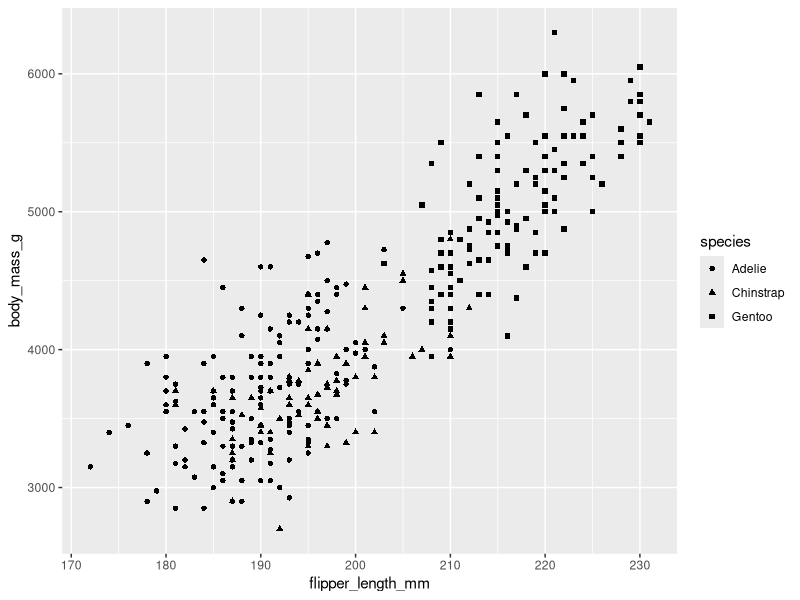
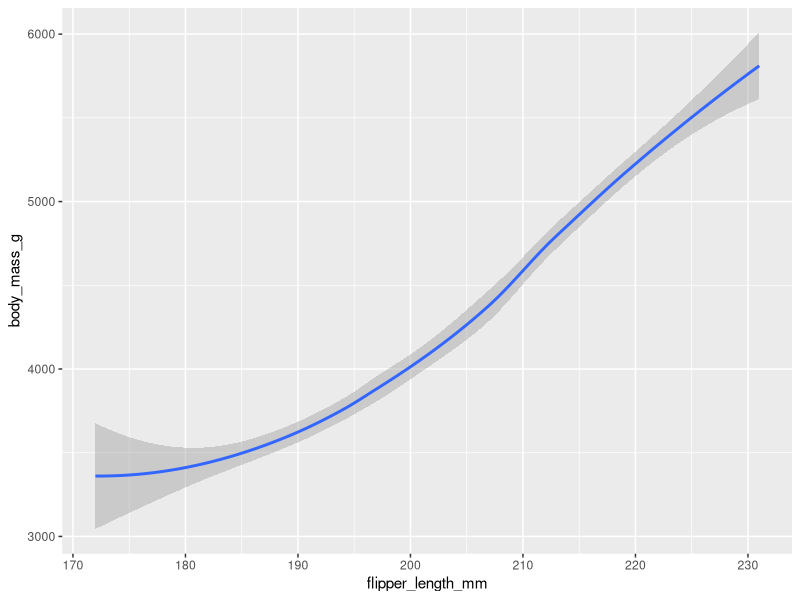
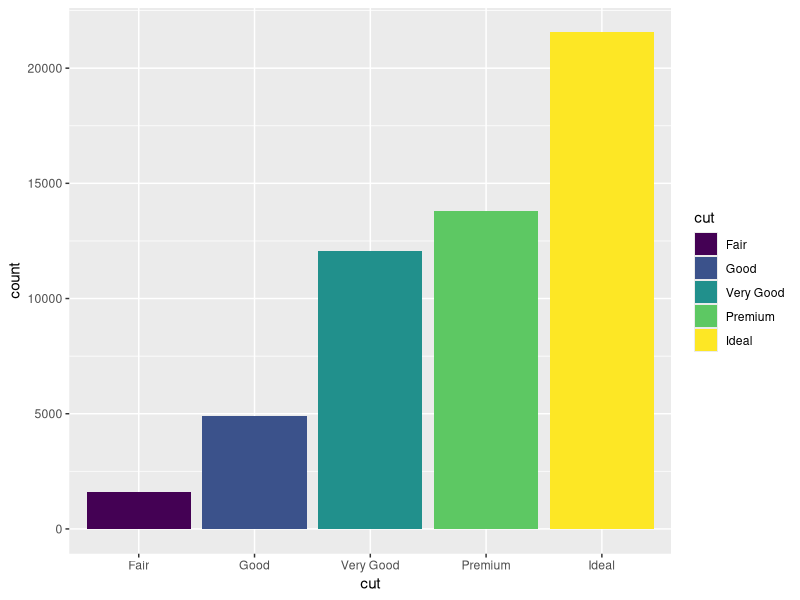
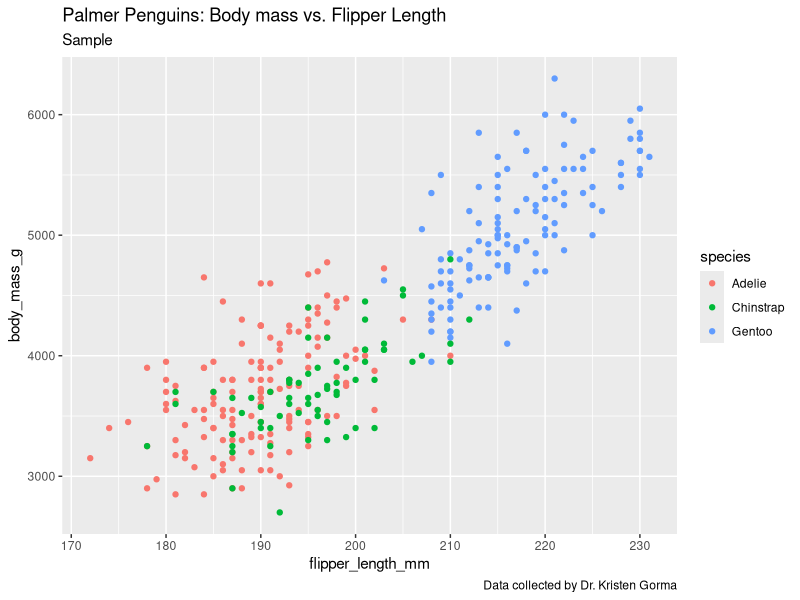
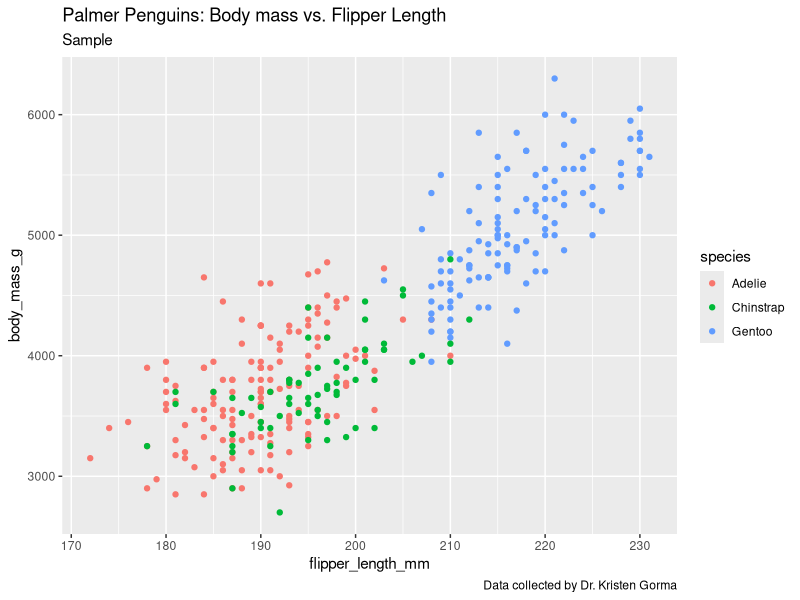

These charts were generated, in order, by the following R code:
# Data visualization
# ggplot2 library

library("ggplot2")
library("palmerpenguins")


ggplot(data = penguins)+
  geom_point(mapping = aes(x=flipper_length_mm, y= body_mass_g,shape=species))

ggplot(data = penguins)+
  geom_smooth(mapping = aes(x=flipper_length_mm, y= body_mass_g))

ggplot(data=diamonds)+
  geom_bar(mapping = aes(x=cut, fill=cut))


ggplot(data = penguins)+
  geom_point(mapping = aes(x=flipper_length_mm, y= body_mass_g,color=species))+
  labs(title = "Palmer Penguins: Body mass vs. Flipper Length",subtitle = "Sample",
       caption = "Data collected by Dr. Kristen Gorma")

ggsave("graphics_plot.png")